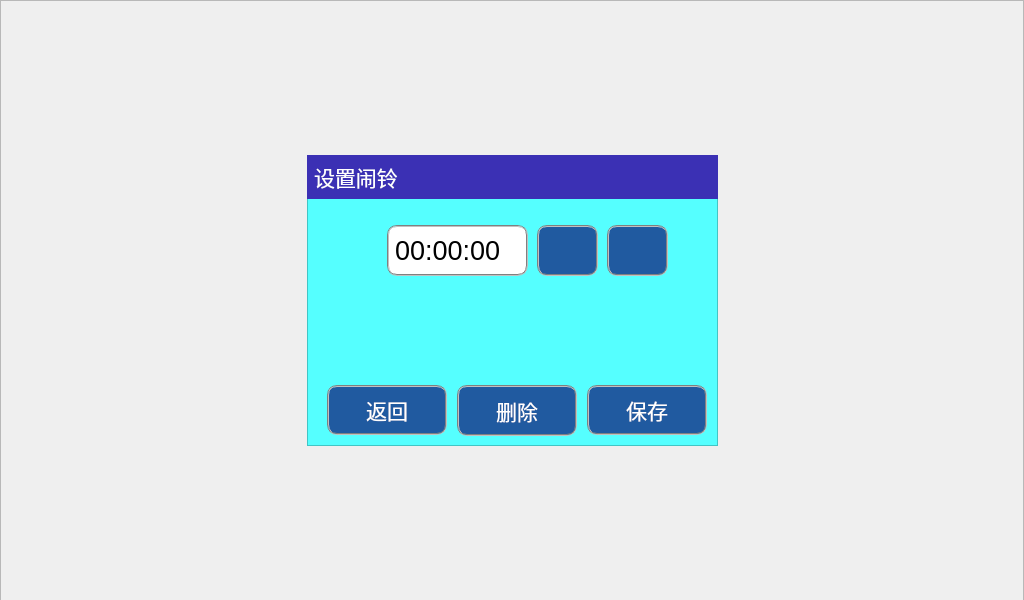
<?xml version="1.0" encoding="UTF-8"?>
<ui version="4.0">
 <class>AddAlarm</class>
 <widget class="QDialog" name="AddAlarm">
  <property name="geometry">
   <rect>
    <x>0</x>
    <y>0</y>
    <width>1024</width>
    <height>600</height>
   </rect>
  </property>
  <property name="windowTitle">
   <string>Dialog</string>
  </property>
  <property name="styleSheet">
   <string notr="true">background-image: url();
background-color: rgb();</string>
  </property>
  <widget class="QFrame" name="frame">
   <property name="geometry">
    <rect>
     <x>0</x>
     <y>0</y>
     <width>1024</width>
     <height>601</height>
    </rect>
   </property>
   <property name="frameShape">
    <enum>QFrame::StyledPanel</enum>
   </property>
   <property name="frameShadow">
    <enum>QFrame::Raised</enum>
   </property>
   <widget class="QFrame" name="frame_2">
    <property name="geometry">
     <rect>
      <x>307</x>
      <y>155</y>
      <width>411</width>
      <height>291</height>
     </rect>
    </property>
    <property name="autoFillBackground">
     <bool>false</bool>
    </property>
    <property name="styleSheet">
     <string notr="true">background-color: rgb(85, 255, 255);</string>
    </property>
    <property name="frameShape">
     <enum>QFrame::StyledPanel</enum>
    </property>
    <property name="frameShadow">
     <enum>QFrame::Raised</enum>
    </property>
    <widget class="QPushButton" name="btnBack">
     <property name="geometry">
      <rect>
       <x>20</x>
       <y>230</y>
       <width>120</width>
       <height>50</height>
      </rect>
     </property>
     <property name="sizePolicy">
      <sizepolicy hsizetype="Preferred" vsizetype="Preferred">
       <horstretch>0</horstretch>
       <verstretch>0</verstretch>
      </sizepolicy>
     </property>
     <property name="font">
      <font>
       <pointsize>16</pointsize>
      </font>
     </property>
     <property name="styleSheet">
      <string notr="true">color: white;
background-color: rgb(32, 90, 160);
border: 2px groove gray;
border-radius: 10px;
padding: 2px 4px;</string>
     </property>
     <property name="text">
      <string>返回</string>
     </property>
     <property name="icon">
      <iconset resource="ikembx00.qrc">
       <normaloff>:/image/33318.ico</normaloff>:/image/33318.ico</iconset>
     </property>
     <property name="iconSize">
      <size>
       <width>30</width>
       <height>30</height>
      </size>
     </property>
    </widget>
    <widget class="QPushButton" name="btnSave">
     <property name="geometry">
      <rect>
       <x>280</x>
       <y>230</y>
       <width>120</width>
       <height>50</height>
      </rect>
     </property>
     <property name="sizePolicy">
      <sizepolicy hsizetype="Preferred" vsizetype="Preferred">
       <horstretch>0</horstretch>
       <verstretch>0</verstretch>
      </sizepolicy>
     </property>
     <property name="font">
      <font>
       <pointsize>16</pointsize>
      </font>
     </property>
     <property name="styleSheet">
      <string notr="true">color: white;
background-color: rgb(32, 90, 160);
border: 2px groove gray;
border-radius: 10px;
padding: 2px 4px;</string>
     </property>
     <property name="text">
      <string>保存</string>
     </property>
     <property name="icon">
      <iconset resource="ikembx00.qrc">
       <normaloff>:/image/ok.ico</normaloff>:/image/ok.ico</iconset>
     </property>
     <property name="iconSize">
      <size>
       <width>30</width>
       <height>30</height>
      </size>
     </property>
    </widget>
    <widget class="QDateTimeEdit" name="alarmTime">
     <property name="geometry">
      <rect>
       <x>80</x>
       <y>70</y>
       <width>141</width>
       <height>51</height>
      </rect>
     </property>
     <property name="font">
      <font>
       <pointsize>20</pointsize>
       <weight>50</weight>
       <bold>false</bold>
      </font>
     </property>
     <property name="styleSheet">
      <string notr="true">background-color: rgb(255, 255, 255);
border:2px groove gray;
border-radius: 10px;
padding: 2px 4px;</string>
     </property>
     <property name="frame">
      <bool>true</bool>
     </property>
     <property name="buttonSymbols">
      <enum>QAbstractSpinBox::NoButtons</enum>
     </property>
     <property name="time">
      <time>
       <hour>0</hour>
       <minute>0</minute>
       <second>0</second>
      </time>
     </property>
     <property name="currentSection">
      <enum>QDateTimeEdit::HourSection</enum>
     </property>
     <property name="displayFormat">
      <string>HH:mm:ss</string>
     </property>
     <property name="calendarPopup">
      <bool>true</bool>
     </property>
     <property name="timeSpec">
      <enum>Qt::LocalTime</enum>
     </property>
    </widget>
    <widget class="QPushButton" name="btnAdd">
     <property name="geometry">
      <rect>
       <x>230</x>
       <y>70</y>
       <width>61</width>
       <height>51</height>
      </rect>
     </property>
     <property name="styleSheet">
      <string notr="true">color: white;
background-color: rgb(32, 90, 160);
border: 2px groove gray;
border-radius: 10px;
padding: 2px 4px;</string>
     </property>
     <property name="text">
      <string/>
     </property>
     <property name="icon">
      <iconset resource="ikembx00.qrc">
       <normaloff>:/image/add.ico</normaloff>:/image/add.ico</iconset>
     </property>
     <property name="iconSize">
      <size>
       <width>40</width>
       <height>40</height>
      </size>
     </property>
    </widget>
    <widget class="QPushButton" name="btnMinus">
     <property name="geometry">
      <rect>
       <x>300</x>
       <y>70</y>
       <width>61</width>
       <height>51</height>
      </rect>
     </property>
     <property name="styleSheet">
      <string notr="true">color: white;
background-color: rgb(32, 90, 160);
border: 2px groove gray;
border-radius: 10px;
padding: 2px 4px;</string>
     </property>
     <property name="text">
      <string/>
     </property>
     <property name="icon">
      <iconset resource="ikembx00.qrc">
       <normaloff>:/image/minus.ico</normaloff>:/image/minus.ico</iconset>
     </property>
     <property name="iconSize">
      <size>
       <width>40</width>
       <height>40</height>
      </size>
     </property>
    </widget>
    <widget class="QPushButton" name="btnDelete">
     <property name="geometry">
      <rect>
       <x>150</x>
       <y>230</y>
       <width>120</width>
       <height>51</height>
      </rect>
     </property>
     <property name="font">
      <font>
       <pointsize>16</pointsize>
      </font>
     </property>
     <property name="styleSheet">
      <string notr="true">color: white;
background-color: rgb(32, 90, 160);
border: 2px groove gray;
border-radius: 10px;
padding: 2px 4px;</string>
     </property>
     <property name="text">
      <string>删除</string>
     </property>
     <property name="icon">
      <iconset resource="ikembx00.qrc">
       <normaloff>:/image/ui_edit_delete.ico</normaloff>:/image/ui_edit_delete.ico</iconset>
     </property>
     <property name="iconSize">
      <size>
       <width>25</width>
       <height>25</height>
      </size>
     </property>
    </widget>
    <widget class="QLabel" name="labTimeIcon">
     <property name="geometry">
      <rect>
       <x>20</x>
       <y>63</y>
       <width>58</width>
       <height>58</height>
      </rect>
     </property>
     <property name="sizePolicy">
      <sizepolicy hsizetype="Fixed" vsizetype="Fixed">
       <horstretch>0</horstretch>
       <verstretch>0</verstretch>
      </sizepolicy>
     </property>
     <property name="text">
      <string/>
     </property>
     <property name="pixmap">
      <pixmap resource="ikembx00.qrc">:/image/alarmclock.ico</pixmap>
     </property>
     <property name="scaledContents">
      <bool>true</bool>
     </property>
    </widget>
   </widget>
   <widget class="QWidget" name="widget" native="true">
    <property name="geometry">
     <rect>
      <x>307</x>
      <y>155</y>
      <width>411</width>
      <height>44</height>
     </rect>
    </property>
    <property name="styleSheet">
     <string notr="true">background-color: rgb(59, 48, 180);</string>
    </property>
    <layout class="QGridLayout" name="gridLayout">
     <property name="margin">
      <number>3</number>
     </property>
     <item row="0" column="0">
      <widget class="QLabel" name="label">
       <property name="font">
        <font>
         <pointsize>16</pointsize>
        </font>
       </property>
       <property name="styleSheet">
        <string notr="true">color: rgb(255, 255, 255);</string>
       </property>
       <property name="text">
        <string>设置闹铃</string>
       </property>
       <property name="indent">
        <number>4</number>
       </property>
      </widget>
     </item>
    </layout>
   </widget>
  </widget>
 </widget>
 <resources>
  <include location="ikembx00.qrc"/>
 </resources>
 <connections/>
</ui>
